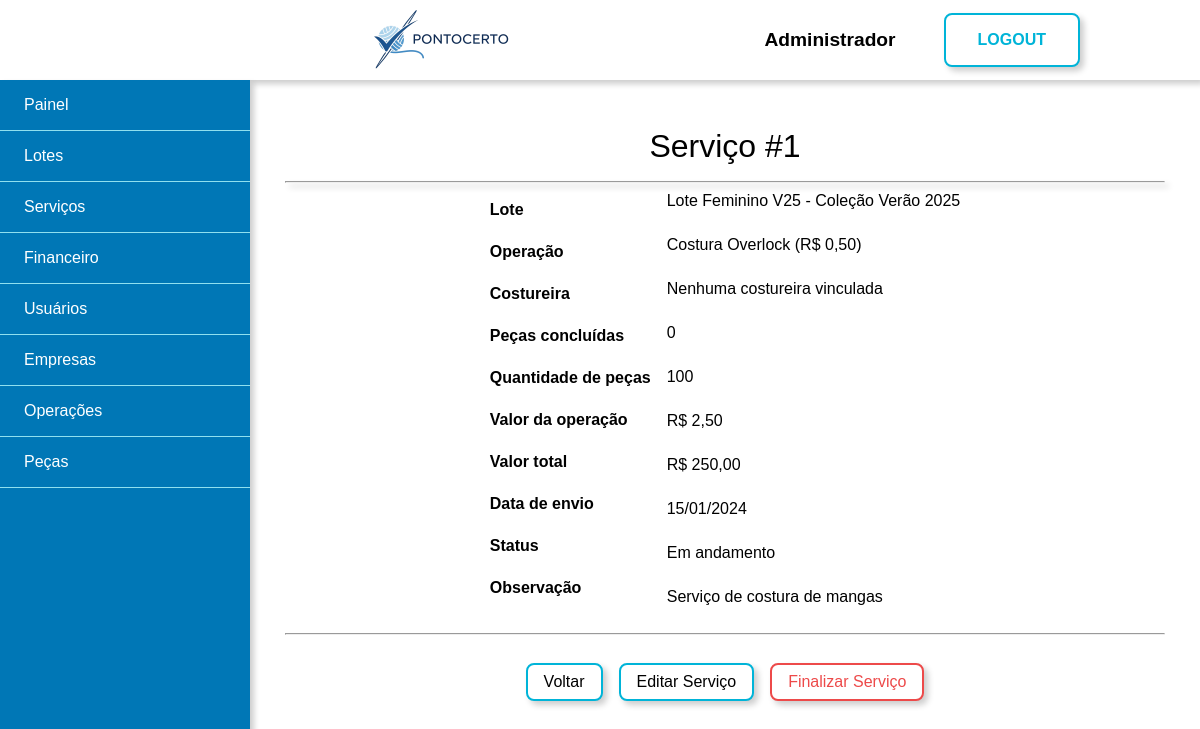
The page /admin/visualizar-servico?id=1 (signed in) on the database its author committed.
### tables this page shows
CREATE TABLE usuarios (
    id int PRIMARY KEY AUTO_INCREMENT,
    tipo enum('admin', 'costureira') NOT NULL DEFAULT 'costureira',
    nome varchar(50) NOT NULL,
    cpf varchar(11) NOT NULL UNIQUE,
    email varchar(250) NOT NULL UNIQUE,
    telefone varchar(11) NOT NULL,
    cep varchar(8) NOT NULL,
    logradouro varchar(250),
    complemento varchar(50),
    cidade varchar(100),
    tipo_chave_pix enum('cpf', 'cnpj', 'email', 'telefone', 'aleatoria') DEFAULT 'cpf',
    chave_pix varchar(250),
    senha varchar(255) NOT NULL,
    banco int NULL DEFAULT 0,
    agencia INT NULL DEFAULT 0,
    conta INT NULL DEFAULT 0,
    especialidade_id INT NOT NULL DEFAULT 2,
    ativo TINYINT DEFAULT 1,
    created_at TIMESTAMP DEFAULT CURRENT_TIMESTAMP,
    updated_at TIMESTAMP DEFAULT CURRENT_TIMESTAMP ON UPDATE CURRENT_TIMESTAMP
 );

CREATE TABLE servicos (
    id INT PRIMARY KEY AUTO_INCREMENT,
    lote_id INT NOT NULL,
    operacao_id INT NOT NULL,
    quantidade_pecas INT NOT NULL,
    pecas_concluidas INT DEFAULT 0,
    valor_operacao DECIMAL(10,2) NOT NULL,
    data_envio DATE NOT NULL,
    data_finalizacao DATE NULL,
    quantidade_concluida INT,
    observacao TEXT,
    costureira_id INT NULL,
    status ENUM('Em andamento', 'Finalizado', 'Inativo') DEFAULT 'Em andamento',
    created_at TIMESTAMP DEFAULT CURRENT_TIMESTAMP,
    updated_at TIMESTAMP DEFAULT CURRENT_TIMESTAMP ON UPDATE CURRENT_TIMESTAMP,
    
    FOREIGN KEY (lote_id) REFERENCES lotes(id) ON DELETE RESTRICT,
    FOREIGN KEY (operacao_id) REFERENCES operacoes(id) ON DELETE RESTRICT
);

CREATE TABLE lotes (
    id INT PRIMARY KEY AUTO_INCREMENT,
    empresa_id VARCHAR(50) NOT NULL,
    colecao VARCHAR(100) NOT NULL,
    nome VARCHAR(100) NOT NULL,
    observacao TEXT,
    data_entrada DATE NOT NULL,
    data_entrega DATE,
    valor_total DECIMAL(12, 2) DEFAULT 0.00,
    status ENUM('Aberto', 'Entregue', 'Cancelado') DEFAULT 'Aberto',
    anexos VARCHAR(500),
    ativo TINYINT DEFAULT 1,
    created_at TIMESTAMP DEFAULT CURRENT_TIMESTAMP,
    updated_at TIMESTAMP DEFAULT CURRENT_TIMESTAMP ON UPDATE CURRENT_TIMESTAMP
);

CREATE TABLE operacoes (
    id INT PRIMARY KEY AUTO_INCREMENT,
    nome VARCHAR(255) NOT NULL,
    valor DECIMAL(10, 2) NOT NULL,
    ativo TINYINT DEFAULT 1,
    created_at TIMESTAMP DEFAULT CURRENT_TIMESTAMP,
    updated_at TIMESTAMP DEFAULT CURRENT_TIMESTAMP ON UPDATE CURRENT_TIMESTAMP
);

### views/admin/visualizar-servico.php (the view, shortened to what the rows shown need)
<div class="conteudo flex">
    <div class="formulario-cadastro">
        <div class="titulo">Serviço #<?= htmlspecialchars($servico['id']) ?></div>
        <hr class="shadow">
        <span class="lista-informacoes flex center">
            <span class="lista-informacoes-coluna bold flex vertical">
            </span>
            <span class="lista-informacoes-coluna flex vertical">
            <span class="flex v-center" style="min-height:20px"><?= htmlspecialchars($servico['lote_nome']) ?> - <?= htmlspecialchars($servico['colecao']) ?></span>
            <span class="flex v-center" style="min-height:20px"><?= htmlspecialchars($servico['operacao_nome']) ?> (R$ <?= number_format($servico['valor_base_operacao'], 2, ',', '.') ?>)</span>
            <span class="flex v-center" style="min-height:20px">
        <?php if ($servico['costureira_nome']): ?>
            <?= htmlspecialchars($servico['costureira_nome']) ?> - <?= htmlspecialchars($servico['costureira_especialidade']) ?>
            <?php if ($servico['status'] === 'Em andamento'): ?>
                <a href="<?= BASE_URL ?>admin/desvincular-costureira?servico_id=<?= $servico['id'] ?>"
                   onclick="return confirm('Tem certeza que deseja desvincular esta costureira?')"
                   class="btn-remover" style="margin-left: 10px;" title="Desvincular Costureira">
                    Desvincular
                </a>
            <?php endif; ?>
        <?php else: ?>
            <span class="texto-vermelho">Nenhuma costureira vinculada</span>
        <?php endif; ?>
    </span>
                <span class="flex v-center" style="min-height:20px"><?= htmlspecialchars($servico['pecas_concluidas']) ?></span>
                <span class="flex v-center" style="min-height:20px"><?= htmlspecialchars($servico['quantidade_pecas']) ?></span>
                <span class="flex v-center" style="min-height:20px">R$ <?= number_format($servico['valor_operacao'], 2, ',', '.') ?></span>
                <span class="flex v-center" style="min-height:20px">R$ <?= number_format($servico['valor_operacao'] * $servico['quantidade_pecas'], 2, ',', '.') ?></span>
                <span class="flex v-center" style="min-height:20px"><?= date('d/m/Y', strtotime($servico['data_envio'])) ?></span>
                <span class="flex v-center status-<?= strtolower($servico['status']) ?>" style="min-height:20px"><?= htmlspecialchars($servico['status']) ?></span>
                <span class="flex v-center" style="min-height:20px"><?= htmlspecialchars($servico['observacao'] ?? 'Nenhuma') ?></span>
            </span>
        </span>
        <br>
        <hr>
        <div class="flex h-center l-gap">
            <div class="acoes-servico flex s-gap" style="margin-top: 20px;">
            </div>
        </div>
    </div>
</div>

### views/shared/header.php (shortened to what the rows shown need)
<!DOCTYPE html>
<html lang="pt-BR">
<head>
    <link rel="stylesheet" href="<?php echo ASSETS_URL?>css/style.css">
</head>
<body>
    <?php if ($login ?? false): ?>
        <div class="principal azul flex center">
    <?php else: ?>
        <div class="principal">
            <?php if ($usuarioLogado ?? false): ?>
                <div class="topo flex h-center shadow">
                    <a class="imagem-topo" href="<?= $dashboardLink ?>">
                        <img src="<?php echo ASSETS_URL?>img/banner.png" alt="banner">
                    </a>
                    <span class="flex l-gap v-center">
                        <span class="nome-usuario"><?= htmlspecialchars($nomeUsuario) ?></span>
                        <a href="<?= BASE_URL ?>logout" class="botao-grande">LOGOUT</a>
                    </span>
                </div>
            <?php endif; ?>
    <?php endif; ?>

### rows shown on the page
usuarios: nome "Administrador"
servicos: id "1", lote.nome "Lote Feminino V25", lote.colecao "Coleção Verão 2025", operacao.nome "Costura Overlock", operacao.valor "0,50", pecas_concluidas "0", quantidade_pecas "100", valor_operacao "2,50", $servico['valor_operacao'] * $servico['quantidade_pecas'] "250,00", data_envio "15/01/2024", status "Em andamento", observacao "Serviço de costura de mangas"

### other values the page prints
$item['label'] "Painel"
$item['label'] "Lotes"
$item['label'] "Serviços"
$item['label'] "Financeiro"
$item['label'] "Usuários"
$item['label'] "Empresas"
$item['label'] "Operações"
$item['label'] "Peças"
